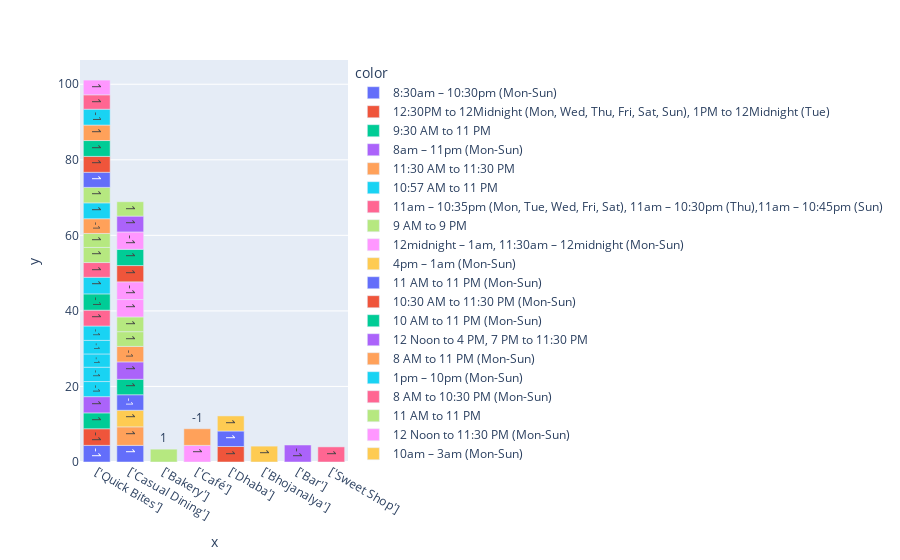

This figure's notebook cell:
### Code cell
plt.figure(figsize=(25,5))
px.bar(x=df.establishment.head(50),y=df.aggregate_rating.head(50),text=df.delivery.head(50),color=df.timings.head(50))

### Figure 1 — Plotly figure (JSON) as saved in the notebook; plotly's stock layout.template omitted (floating-point values rounded to 4 significant figures)
{"data": [{"alignmentgroup": "True", "hovertemplate": "color=8:30am – 10:30pm (Mon-Sun)<br>x=%{x}<br>y=%{y}<br>text=%{text}<extra></extra>", "legendgroup": "8:30am – 10:30pm (Mon-Sun)", "marker": {"color": "#636efa", "pattern": {"shape": ""}}, "name": "8:30am – 10:30pm (Mon-Sun)", "offsetgroup": "8:30am – 10:30pm (Mon-Sun)", "orientation": "v", "showlegend": true, "text": [-1, 1], "textposition": "auto", "type": "bar", "x": ["['Quick Bites']", "['Casual Dining']"], "xaxis": "x", "y": [4.4, 4.4], "yaxis": "y"}, {"alignmentgroup": "True", "hovertemplate": "color=12:30PM to 12Midnight (Mon, Wed, Thu, Fri, Sat, Sun), 1PM to 12Midnight (Tue)<br>x=%{x}<br>y=%{y}<br>text=%{text}<extra></extra>", "legendgroup": "12:30PM to 12Midnight (Mon, Wed, Thu, Fri, Sat, Sun), 1PM to 12Midnight (Tue)", "marker": {"color": "#EF553B", "pattern": {"shape": ""}}, "name": "12:30PM to 12Midnight (Mon, Wed, Thu, Fri, Sat, Sun), 1PM to 12Midnight (Tue)", "offsetgroup": "12:30PM to 12Midnight (Mon, Wed, Thu, Fri, Sat, Sun), 1PM to 12Midnight (Tue)", "orientation": "v", "showlegend": true, "text": [-1], "textposition": "auto", "type": "bar", "x": ["['Quick Bites']"], "xaxis": "x", "y": [4.4], "yaxis": "y"}, {"alignmentgroup": "True", "hovertemplate": "color=9:30 AM to 11 PM<br>x=%{x}<br>y=%{y}<br>text=%{text}<extra></extra>", "legendgroup": "9:30 AM to 11 PM", "marker": {"color": "#00cc96", "pattern": {"shape": ""}}, "name": "9:30 AM to 11 PM", "offsetgroup": "9:30 AM to 11 PM", "orientation": "v", "showlegend": true, "text": [1], "textposition": "auto", "type": "bar", "x": ["['Quick Bites']"], "xaxis": "x", "y": [4.2], "yaxis": "y"}, {"alignmentgroup": "True", "hovertemplate": "color=8am – 11pm (Mon-Sun)<br>x=%{x}<br>y=%{y}<br>text=%{text}<extra></extra>", "legendgroup": "8am – 11pm (Mon-Sun)", "marker": {"color": "#ab63fa", "pattern": {"shape": ""}}, "name": "8am – 11pm (Mon-Sun)", "offsetgroup": "8am – 11pm (Mon-Sun)", "orientation": "v", "showlegend": true, "text": [1], "textposition": "auto", "type": "bar", "x": ["['Quick Bites']"], "xaxis": "x", "y": [4.3], "yaxis": "y"}, {"alignmentgroup": "True", "hovertemplate": "color=11:30 AM to 11:30 PM<br>x=%{x}<br>y=%{y}<br>text=%{text}<extra></extra>", "legendgroup": "11:30 AM to 11:30 PM", "marker": {"color": "#FFA15A", "pattern": {"shape": ""}}, "name": "11:30 AM to 11:30 PM", "offsetgroup": "11:30 AM to 11:30 PM", "orientation": "v", "showlegend": true, "text": [1], "textposition": "auto", "type": "bar", "x": ["['Casual Dining']"], "xaxis": "x", "y": [4.9], "yaxis": "y"}, {"alignmentgroup": "True", "hovertemplate": "color=10:57 AM to 11 PM<br>x=%{x}<br>y=%{y}<br>text=%{text}<extra></extra>", "legendgroup": "10:57 AM to 11 PM", "marker": {"color": "#19d3f3", "pattern": {"shape": ""}}, "name": "10:57 AM to 11 PM", "offsetgroup": "10:57 AM to 11 PM", "orientation": "v", "showlegend": true, "text": [-1, -1, -1, -1, -1], "textposition": "auto", "type": "bar", "x": ["['Quick Bites']", "['Quick Bites']", "['Quick Bites']", "['Quick Bites']", "['Quick Bites']"], "xaxis": "x", "y": [4, 3.8, 3.5, 3.6, 3.8], "yaxis": "y"}, {"alignmentgroup": "True", "hovertemplate": "color=11am – 10:35pm (Mon, Tue, Wed, Fri, Sat), 11am – 10:30pm (Thu),11am – 10:45pm (Sun)<br>x=%{x}<br>y=%{y}<br>text=%{text}<extra></extra>", "legendgroup": "11am – 10:35pm (Mon, Tue, Wed, Fri, Sat), 11am – 10:30pm (Thu),11am – 10:45pm (Sun)", "marker": {"color": "#FF6692", "pattern": {"shape": ""}}, "name": "11am – 10:35pm (Mon, Tue, Wed, Fri, Sat), 11am – 10:30pm (Thu),11am – 10:45pm (Sun)", "offsetgroup": "11am – 10:35pm (Mon, Tue, Wed, Fri, Sat), 11am – 10:30pm (Thu),11am – 10:45pm (Sun)", "orientation": "v", "showlegend": true, "text": [1], "textposition": "auto", "type": "bar", "x": ["['Quick Bites']"], "xaxis": "x", "y": [4.2], "yaxis": "y"}, {"alignmentgroup": "True", "hovertemplate": "color=9 AM to 9 PM<br>x=%{x}<br>y=%{y}<br>text=%{text}<extra></extra>", "legendgroup": "9 AM to 9 PM", "marker": {"color": "#B6E880", "pattern": {"shape": ""}}, "name": "9 AM to 9 PM", "offsetgroup": "9 AM to 9 PM", "orientation": "v", "showlegend": true, "text": [1], "textposition": "auto", "type": "bar", "x": ["['Bakery']"], "xaxis": "x", "y": [3.4], "yaxis": "y"}, {"alignmentgroup": "True", "hovertemplate": "color=12midnight – 1am, 11:30am – 12midnight (Mon-Sun)<br>x=%{x}<br>y=%{y}<br>text=%{text}<extra></extra>", "legendgroup": "12midnight – 1am, 11:30am – 12midnight (Mon-Sun)", "marker": {"color": "#FF97FF", "pattern": {"shape": ""}}, "name": "12midnight – 1am, 11:30am – 12midnight (Mon-Sun)", "offsetgroup": "12midnight – 1am, 11:30am – 12midnight (Mon-Sun)", "orientation": "v", "showlegend": true, "text": [1], "textposition": "auto", "type": "bar", "x": ["['Café']"], "xaxis": "x", "y": [4.4], "yaxis": "y"}, {"alignmentgroup": "True", "hovertemplate": "color=4pm – 1am (Mon-Sun)<br>x=%{x}<br>y=%{y}<br>text=%{text}<extra></extra>", "legendgroup": "4pm – 1am (Mon-Sun)", "marker": {"color": "#FECB52", "pattern": {"shape": ""}}, "name": "4pm – 1am (Mon-Sun)", "offsetgroup": "4pm – 1am (Mon-Sun)", "orientation": "v", "showlegend": true, "text": [1], "textposition": "auto", "type": "bar", "x": ["['Casual Dining']"], "xaxis": "x", "y": [4.4], "yaxis": "y"}, {"alignmentgroup": "True", "hovertemplate": "color=11 AM to 11 PM (Mon-Sun)<br>x=%{x}<br>y=%{y}<br>text=%{text}<extra></extra>", "legendgroup": "11 AM to 11 PM (Mon-Sun)", "marker": {"color": "#636efa", "pattern": {"shape": ""}}, "name": "11 AM to 11 PM (Mon-Sun)", "offsetgroup": "11 AM to 11 PM (Mon-Sun)", "orientation": "v", "showlegend": true, "text": [-1], "textposition": "auto", "type": "bar", "x": ["['Casual Dining']"], "xaxis": "x", "y": [4.1], "yaxis": "y"}, {"alignmentgroup": "True", "hovertemplate": "color=10:30 AM to 11:30 PM (Mon-Sun)<br>x=%{x}<br>y=%{y}<br>text=%{text}<extra></extra>", "legendgroup": "10:30 AM to 11:30 PM (Mon-Sun)", "marker": {"color": "#EF553B", "pattern": {"shape": ""}}, "name": "10:30 AM to 11:30 PM (Mon-Sun)", "offsetgroup": "10:30 AM to 11:30 PM (Mon-Sun)", "orientation": "v", "showlegend": true, "text": [1], "textposition": "auto", "type": "bar", "x": ["['Dhaba']"], "xaxis": "x", "y": [4.1], "yaxis": "y"}, {"alignmentgroup": "True", "hovertemplate": "color=10 AM to 11 PM (Mon-Sun)<br>x=%{x}<br>y=%{y}<br>text=%{text}<extra></extra>", "legendgroup": "10 AM to 11 PM (Mon-Sun)", "marker": {"color": "#00cc96", "pattern": {"shape": ""}}, "name": "10 AM to 11 PM (Mon-Sun)", "offsetgroup": "10 AM to 11 PM (Mon-Sun)", "orientation": "v", "showlegend": true, "text": [1, -1], "textposition": "auto", "type": "bar", "x": ["['Casual Dining']", "['Quick Bites']"], "xaxis": "x", "y": [4.1, 4.3], "yaxis": "y"}, {"alignmentgroup": "True", "hovertemplate": "color=12 Noon to 4 PM, 7 PM to 11:30 PM<br>x=%{x}<br>y=%{y}<br>text=%{text}<extra></extra>", "legendgroup": "12 Noon to 4 PM, 7 PM to 11:30 PM", "marker": {"color": "#ab63fa", "pattern": {"shape": ""}}, "name": "12 Noon to 4 PM, 7 PM to 11:30 PM", "offsetgroup": "12 Noon to 4 PM, 7 PM to 11:30 PM", "orientation": "v", "showlegend": true, "text": [1], "textposition": "auto", "type": "bar", "x": ["['Casual Dining']"], "xaxis": "x", "y": [4.6], "yaxis": "y"}, {"alignmentgroup": "True", "hovertemplate": "color=8 AM to 11 PM (Mon-Sun)<br>x=%{x}<br>y=%{y}<br>text=%{text}<extra></extra>", "legendgroup": "8 AM to 11 PM (Mon-Sun)", "marker": {"color": "#FFA15A", "pattern": {"shape": ""}}, "name": "8 AM to 11 PM (Mon-Sun)", "offsetgroup": "8 AM to 11 PM (Mon-Sun)", "orientation": "v", "showlegend": true, "text": [-1], "textposition": "auto", "type": "bar", "x": ["['Casual Dining']"], "xaxis": "x", "y": [4.1], "yaxis": "y"}, {"alignmentgroup": "True", "hovertemplate": "color=1pm – 10pm (Mon-Sun)<br>x=%{x}<br>y=%{y}<br>text=%{text}<extra></extra>", "legendgroup": "1pm – 10pm (Mon-Sun)", "marker": {"color": "#19d3f3", "pattern": {"shape": ""}}, "name": "1pm – 10pm (Mon-Sun)", "offsetgroup": "1pm – 10pm (Mon-Sun)", "orientation": "v", "showlegend": true, "text": [1], "textposition": "auto", "type": "bar", "x": ["['Quick Bites']"], "xaxis": "x", "y": [4.4], "yaxis": "y"}, {"alignmentgroup": "True", "hovertemplate": "color=8 AM to 10:30 PM (Mon-Sun)<br>x=%{x}<br>y=%{y}<br>text=%{text}<extra></extra>", "legendgroup": "8 AM to 10:30 PM (Mon-Sun)", "marker": {"color": "#FF6692", "pattern": {"shape": ""}}, "name": "8 AM to 10:30 PM (Mon-Sun)", "offsetgroup": "8 AM to 10:30 PM (Mon-Sun)", "orientation": "v", "showlegend": true, "text": [1], "textposition": "auto", "type": "bar", "x": ["['Quick Bites']"], "xaxis": "x", "y": [3.9], "yaxis": "y"}, {"alignmentgroup": "True", "hovertemplate": "color=11 AM to 11 PM<br>x=%{x}<br>y=%{y}<br>text=%{text}<extra></extra>", "legendgroup": "11 AM to 11 PM", "marker": {"color": "#B6E880", "pattern": {"shape": ""}}, "name": "11 AM to 11 PM", "offsetgroup": "11 AM to 11 PM", "orientation": "v", "showlegend": true, "text": [1, 1, 1, 1], "textposition": "auto", "type": "bar", "x": ["['Casual Dining']", "['Casual Dining']", "['Quick Bites']", "['Quick Bites']"], "xaxis": "x", "y": [3.9, 3.9, 4, 3.7], "yaxis": "y"}, {"alignmentgroup": "True", "hovertemplate": "color=12 Noon to 11:30 PM (Mon-Sun)<br>x=%{x}<br>y=%{y}<br>text=%{text}<extra></extra>", "legendgroup": "12 Noon to 11:30 PM (Mon-Sun)", "marker": {"color": "#FF97FF", "pattern": {"shape": ""}}, "name": "12 Noon to 11:30 PM (Mon-Sun)", "offsetgroup": "12 Noon to 11:30 PM (Mon-Sun)", "orientation": "v", "showlegend": true, "text": [1, -1], "textposition": "auto", "type": "bar", "x": ["['Casual Dining']", "['Casual Dining']"], "xaxis": "x", "y": [4.6, 4.7], "yaxis": "y"}, {"alignmentgroup": "True", "hovertemplate": "color=10am – 3am (Mon-Sun)<br>x=%{x}<br>y=%{y}<br>text=%{text}<extra></extra>", "legendgroup": "10am – 3am (Mon-Sun)", "marker": {"color": "#FECB52", "pattern": {"shape": ""}}, "name": "10am – 3am (Mon-Sun)", "offsetgroup": "10am – 3am (Mon-Sun)", "orientation": "v", "showlegend": true, "text": [1], "textposition": "auto", "type": "bar", "x": ["['Bhojanalya']"], "xaxis": "x", "y": [4.2], "yaxis": "y"}, {"alignmentgroup": "True", "hovertemplate": "color=10:30 AM to 11 PM (Mon-Sun)<br>x=%{x}<br>y=%{y}<br>text=%{text}<extra></extra>", "legendgroup": "10:30 AM to 11 PM (Mon-Sun)", "marker": {"color": "#636efa", "pattern": {"shape": ""}}, "name": "10:30 AM to 11 PM (Mon-Sun)", "offsetgroup": "10:30 AM to 11 PM (Mon-Sun)", "orientation": "v", "showlegend": true, "text": [1], "textposition": "auto", "type": "bar", "x": ["['Dhaba']"], "xaxis": "x", "y": [4.1], "yaxis": "y"}, {"alignmentgroup": "True", "hovertemplate": "color=11AM to 3:15PM, 7PM to 10PM (Mon-Sun)<br>x=%{x}<br>y=%{y}<br>text=%{text}<extra></extra>", "legendgroup": "11AM to 3:15PM, 7PM to 10PM (Mon-Sun)", "marker": {"color": "#EF553B", "pattern": {"shape": ""}}, "name": "11AM to 3:15PM, 7PM to 10PM (Mon-Sun)", "offsetgroup": "11AM to 3:15PM, 7PM to 10PM (Mon-Sun)", "orientation": "v", "showlegend": true, "text": [1], "textposition": "auto", "type": "bar", "x": ["['Casual Dining']"], "xaxis": "x", "y": [4.3], "yaxis": "y"}, {"alignmentgroup": "True", "hovertemplate": "color=1PM to 12Midnight (Mon-Sun)<br>x=%{x}<br>y=%{y}<br>text=%{text}<extra></extra>", "legendgroup": "1PM to 12Midnight (Mon-Sun)", "marker": {"color": "#00cc96", "pattern": {"shape": ""}}, "name": "1PM to 12Midnight (Mon-Sun)", "offsetgroup": "1PM to 12Midnight (Mon-Sun)", "orientation": "v", "showlegend": true, "text": [1], "textposition": "auto", "type": "bar", "x": ["['Casual Dining']"], "xaxis": "x", "y": [4.3], "yaxis": "y"}, {"alignmentgroup": "True", "hovertemplate": "color=12noon – 12midnight (Mon-Sun)<br>x=%{x}<br>y=%{y}<br>text=%{text}<extra></extra>", "legendgroup": "12noon – 12midnight (Mon-Sun)", "marker": {"color": "#ab63fa", "pattern": {"shape": ""}}, "name": "12noon – 12midnight (Mon-Sun)", "offsetgroup": "12noon – 12midnight (Mon-Sun)", "orientation": "v", "showlegend": true, "text": [-1], "textposition": "auto", "type": "bar", "x": ["['Bar']"], "xaxis": "x", "y": [4.5], "yaxis": "y"}, {"alignmentgroup": "True", "hovertemplate": "color=11 AM to 10 PM (Mon-Sun)<br>x=%{x}<br>y=%{y}<br>text=%{text}<extra></extra>", "legendgroup": "11 AM to 10 PM (Mon-Sun)", "marker": {"color": "#FFA15A", "pattern": {"shape": ""}}, "name": "11 AM to 10 PM (Mon-Sun)", "offsetgroup": "11 AM to 10 PM (Mon-Sun)", "orientation": "v", "showlegend": true, "text": [-1], "textposition": "auto", "type": "bar", "x": ["['Quick Bites']"], "xaxis": "x", "y": [3.9], "yaxis": "y"}, {"alignmentgroup": "True", "hovertemplate": "color=1:5pm – 10:50pm (Mon-Sun)<br>x=%{x}<br>y=%{y}<br>text=%{text}<extra></extra>", "legendgroup": "1:5pm – 10:50pm (Mon-Sun)", "marker": {"color": "#19d3f3", "pattern": {"shape": ""}}, "name": "1:5pm – 10:50pm (Mon-Sun)", "offsetgroup": "1:5pm – 10:50pm (Mon-Sun)", "orientation": "v", "showlegend": true, "text": [1], "textposition": "auto", "type": "bar", "x": ["['Quick Bites']"], "xaxis": "x", "y": [4.2], "yaxis": "y"}, {"alignmentgroup": "True", "hovertemplate": "color=8 AM to 10 PM<br>x=%{x}<br>y=%{y}<br>text=%{text}<extra></extra>", "legendgroup": "8 AM to 10 PM", "marker": {"color": "#FF6692", "pattern": {"shape": ""}}, "name": "8 AM to 10 PM", "offsetgroup": "8 AM to 10 PM", "orientation": "v", "showlegend": true, "text": [1], "textposition": "auto", "type": "bar", "x": ["['Sweet Shop']"], "xaxis": "x", "y": [4], "yaxis": "y"}, {"alignmentgroup": "True", "hovertemplate": "color=24 Hours<br>x=%{x}<br>y=%{y}<br>text=%{text}<extra></extra>", "legendgroup": "24 Hours", "marker": {"color": "#B6E880", "pattern": {"shape": ""}}, "name": "24 Hours", "offsetgroup": "24 Hours", "orientation": "v", "showlegend": true, "text": [1], "textposition": "auto", "type": "bar", "x": ["['Quick Bites']"], "xaxis": "x", "y": [4.1], "yaxis": "y"}, {"alignmentgroup": "True", "hovertemplate": "color=12Noon to 11:55PM (Mon-Sun)<br>x=%{x}<br>y=%{y}<br>text=%{text}<extra></extra>", "legendgroup": "12Noon to 11:55PM (Mon-Sun)", "marker": {"color": "#FF97FF", "pattern": {"shape": ""}}, "name": "12Noon to 11:55PM (Mon-Sun)", "offsetgroup": "12Noon to 11:55PM (Mon-Sun)", "orientation": "v", "showlegend": true, "text": [-1], "textposition": "auto", "type": "bar", "x": ["['Casual Dining']"], "xaxis": "x", "y": [4.6], "yaxis": "y"}, {"alignmentgroup": "True", "hovertemplate": "color=12noon – 1am (Mon-Sun)<br>x=%{x}<br>y=%{y}<br>text=%{text}<extra></extra>", "legendgroup": "12noon – 1am (Mon-Sun)", "marker": {"color": "#FECB52", "pattern": {"shape": ""}}, "name": "12noon – 1am (Mon-Sun)", "offsetgroup": "12noon – 1am (Mon-Sun)", "orientation": "v", "showlegend": true, "text": [1], "textposition": "auto", "type": "bar", "x": ["['Dhaba']"], "xaxis": "x", "y": [4], "yaxis": "y"}, {"alignmentgroup": "True", "hovertemplate": "color=7 AM to 10 PM<br>x=%{x}<br>y=%{y}<br>text=%{text}<extra></extra>", "legendgroup": "7 AM to 10 PM", "marker": {"color": "#636efa", "pattern": {"shape": ""}}, "name": "7 AM to 10 PM", "offsetgroup": "7 AM to 10 PM", "orientation": "v", "showlegend": true, "text": [1], "textposition": "auto", "type": "bar", "x": ["['Quick Bites']"], "xaxis": "x", "y": [4], "yaxis": "y"}, {"alignmentgroup": "True", "hovertemplate": "color=12 Noon to 11:30 PM<br>x=%{x}<br>y=%{y}<br>text=%{text}<extra></extra>", "legendgroup": "12 Noon to 11:30 PM", "marker": {"color": "#EF553B", "pattern": {"shape": ""}}, "name": "12 Noon to 11:30 PM", "offsetgroup": "12 Noon to 11:30 PM", "orientation": "v", "showlegend": true, "text": [1], "textposition": "auto", "type": "bar", "x": ["['Quick Bites']"], "xaxis": "x", "y": [4.2], "yaxis": "y"}, {"alignmentgroup": "True", "hovertemplate": "color=10am – 11pm (Mon-Sun)<br>x=%{x}<br>y=%{y}<br>text=%{text}<extra></extra>", "legendgroup": "10am – 11pm (Mon-Sun)", "marker": {"color": "#00cc96", "pattern": {"shape": ""}}, "name": "10am – 11pm (Mon-Sun)", "offsetgroup": "10am – 11pm (Mon-Sun)", "orientation": "v", "showlegend": true, "text": [1], "textposition": "auto", "type": "bar", "x": ["['Quick Bites']"], "xaxis": "x", "y": [4.2], "yaxis": "y"}, {"alignmentgroup": "True", "hovertemplate": "color=8am – 2am (Mon-Sun)<br>x=%{x}<br>y=%{y}<br>text=%{text}<extra></extra>", "legendgroup": "8am – 2am (Mon-Sun)", "marker": {"color": "#ab63fa", "pattern": {"shape": ""}}, "name": "8am – 2am (Mon-Sun)", "offsetgroup": "8am – 2am (Mon-Sun)", "orientation": "v", "showlegend": true, "text": [1], "textposition": "auto", "type": "bar", "x": ["['Casual Dining']"], "xaxis": "x", "y": [4.2], "yaxis": "y"}, {"alignmentgroup": "True", "hovertemplate": "color=11 AM to 12 Midnight<br>x=%{x}<br>y=%{y}<br>text=%{text}<extra></extra>", "legendgroup": "11 AM to 12 Midnight", "marker": {"color": "#FFA15A", "pattern": {"shape": ""}}, "name": "11 AM to 12 Midnight", "offsetgroup": "11 AM to 12 Midnight", "orientation": "v", "showlegend": true, "text": [1, -1], "textposition": "auto", "type": "bar", "x": ["['Quick Bites']", "['Café']"], "xaxis": "x", "y": [4.1, 4.4], "yaxis": "y"}, {"alignmentgroup": "True", "hovertemplate": "color=3 PM to 12 Midnight<br>x=%{x}<br>y=%{y}<br>text=%{text}<extra></extra>", "legendgroup": "3 PM to 12 Midnight", "marker": {"color": "#19d3f3", "pattern": {"shape": ""}}, "name": "3 PM to 12 Midnight", "offsetgroup": "3 PM to 12 Midnight", "orientation": "v", "showlegend": true, "text": [-1], "textposition": "auto", "type": "bar", "x": ["['Quick Bites']"], "xaxis": "x", "y": [4.2], "yaxis": "y"}, {"alignmentgroup": "True", "hovertemplate": "color=11am – 11pm (Mon-Sun)<br>x=%{x}<br>y=%{y}<br>text=%{text}<extra></extra>", "legendgroup": "11am – 11pm (Mon-Sun)", "marker": {"color": "#FF6692", "pattern": {"shape": ""}}, "name": "11am – 11pm (Mon-Sun)", "offsetgroup": "11am – 11pm (Mon-Sun)", "orientation": "v", "showlegend": true, "text": [1], "textposition": "auto", "type": "bar", "x": ["['Quick Bites']"], "xaxis": "x", "y": [3.8], "yaxis": "y"}, {"alignmentgroup": "True", "hovertemplate": "color=12:40pm – 11:45pm (Mon, Wed, Thu, Fri, Sat, Sun), 5:45pm – 11:45pm (Tue)<br>x=%{x}<br>y=%{y}<br>text=%{text}<extra></extra>", "legendgroup": "12:40pm – 11:45pm (Mon, Wed, Thu, Fri, Sat, Sun), 5:45pm – 11:45pm (Tue)", "marker": {"color": "#B6E880", "pattern": {"shape": ""}}, "name": "12:40pm – 11:45pm (Mon, Wed, Thu, Fri, Sat, Sun), 5:45pm – 11:45pm (Tue)", "offsetgroup": "12:40pm – 11:45pm (Mon, Wed, Thu, Fri, Sat, Sun), 5:45pm – 11:45pm (Tue)", "orientation": "v", "showlegend": true, "text": [1], "textposition": "auto", "type": "bar", "x": ["['Casual Dining']"], "xaxis": "x", "y": [3.8], "yaxis": "y"}, {"alignmentgroup": "True", "hovertemplate": "color=5 PM to 11 PM<br>x=%{x}<br>y=%{y}<br>text=%{text}<extra></extra>", "legendgroup": "5 PM to 11 PM", "marker": {"color": "#FF97FF", "pattern": {"shape": ""}}, "name": "5 PM to 11 PM", "offsetgroup": "5 PM to 11 PM", "orientation": "v", "showlegend": true, "text": [1], "textposition": "auto", "type": "bar", "x": ["['Quick Bites']"], "xaxis": "x", "y": [3.9], "yaxis": "y"}], "layout": {"barmode": "relative", "legend": {"title": {"text": "color"}, "tracegroupgap": 0}, "margin": {"t": 60}, "xaxis": {"anchor": "y", "domain": [0, 1], "title": {"text": "x"}}, "yaxis": {"anchor": "x", "domain": [0, 1], "title": {"text": "y"}}}}
